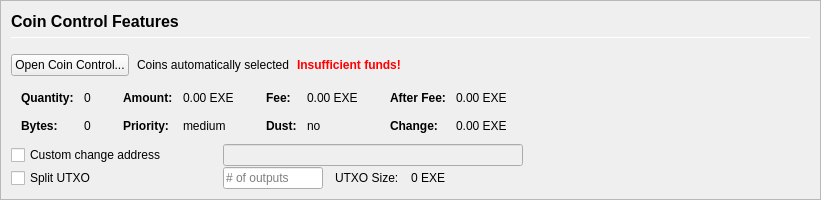
         <widget class="QFrame" name="frameCoinControl">
          <property name="sizePolicy">
           <sizepolicy hsizetype="Expanding" vsizetype="Expanding">
            <horstretch>0</horstretch>
            <verstretch>0</verstretch>
           </sizepolicy>
          </property>
          <property name="maximumSize">
           <size>
            <width>16777215</width>
            <height>16777215</height>
           </size>
          </property>
          <property name="frameShape">
           <enum>QFrame::StyledPanel</enum>
          </property>
          <property name="frameShadow">
           <enum>QFrame::Sunken</enum>
          </property>
          <layout class="QVBoxLayout" name="verticalLayoutCoinControl2">
           <property name="spacing">
            <number>0</number>
           </property>
           <property name="leftMargin">
            <number>0</number>
           </property>
           <property name="topMargin">
            <number>0</number>
           </property>
           <property name="rightMargin">
            <number>0</number>
           </property>
           <property name="bottomMargin">
            <number>0</number>
           </property>
           <item>
            <widget class="QFrame" name="frameCoinControl_BG">
             <layout class="QVBoxLayout" name="verticalLayoutCoinControl" stretch="0,0,0,0,0,0">
              <property name="spacing">
               <number>1</number>
              </property>
              <property name="leftMargin">
               <number>10</number>
              </property>
              <property name="topMargin">
               <number>10</number>
              </property>
              <item>
               <layout class="QHBoxLayout" name="horizontalLayoutCoinControl1">
                <property name="bottomMargin">
                 <number>15</number>
                </property>
                <item>
                 <layout class="QVBoxLayout" name="verticalLayout_3">
                  <property name="spacing">
                   <number>6</number>
                  </property>
                  <item>
                   <widget class="QLabel" name="labelCoinControlFeatures">
                    <property name="sizePolicy">
                     <sizepolicy hsizetype="Preferred" vsizetype="Maximum">
                      <horstretch>0</horstretch>
                      <verstretch>0</verstretch>
                     </sizepolicy>
                    </property>
                    <property name="minimumSize">
                     <size>
                      <width>0</width>
                      <height>20</height>
                     </size>
                    </property>
                    <property name="font">
                     <font>
                      <pointsize>12</pointsize>
                      <weight>75</weight>
                      <bold>true</bold>
                     </font>
                    </property>
                    <property name="styleSheet">
                     <string notr="true">font-weight:bold;</string>
                    </property>
                    <property name="text">
                     <string>Coin Control Features</string>
                    </property>
                   </widget>
                  </item>
                  <item>
                   <widget class="Line" name="line">
                    <property name="minimumSize">
                     <size>
                      <width>0</width>
                      <height>1</height>
                     </size>
                    </property>
                    <property name="maximumSize">
                     <size>
                      <width>16777215</width>
                      <height>1</height>
                     </size>
                    </property>
                    <property name="orientation">
                     <enum>Qt::Horizontal</enum>
                    </property>
                   </widget>
                  </item>
                 </layout>
                </item>
               </layout>
              </item>
              <item>
               <layout class="QHBoxLayout" name="horizontalLayoutCoinControl2" stretch="0,0,0,0">
                <property name="spacing">
                 <number>8</number>
                </property>
                <property name="bottomMargin">
                 <number>10</number>
                </property>
                <item>
                 <widget class="QPushButton" name="pushButtonCoinControl">
                  <property name="styleSheet">
                   <string notr="true"/>
                  </property>
                  <property name="text">
                   <string>Open Coin Control...</string>
                  </property>
                  <property name="autoDefault">
                   <bool>false</bool>
                  </property>
                 </widget>
                </item>
                <item>
                 <widget class="QLabel" name="labelCoinControlAutomaticallySelected">
                  <property name="text">
                   <string>Coins automatically selected</string>
                  </property>
                  <property name="margin">
                   <number>5</number>
                  </property>
                 </widget>
                </item>
                <item>
                 <widget class="QLabel" name="labelCoinControlInsuffFunds">
                  <property name="font">
                   <font>
                    <weight>75</weight>
                    <bold>true</bold>
                   </font>
                  </property>
                  <property name="styleSheet">
                   <string notr="true">color:red;font-weight:bold;</string>
                  </property>
                  <property name="text">
                   <string>Insufficient funds!</string>
                  </property>
                  <property name="margin">
                   <number>5</number>
                  </property>
                 </widget>
                </item>
                <item>
                 <spacer name="horizontalSpacerCoinControl">
                  <property name="orientation">
                   <enum>Qt::Horizontal</enum>
                  </property>
                  <property name="sizeHint" stdset="0">
                   <size>
                    <width>40</width>
                    <height>1</height>
                   </size>
                  </property>
                 </spacer>
                </item>
               </layout>
              </item>
              <item>
               <widget class="QWidget" name="widgetCoinControl" native="true">
                <property name="sizePolicy">
                 <sizepolicy hsizetype="Preferred" vsizetype="Preferred">
                  <horstretch>0</horstretch>
                  <verstretch>0</verstretch>
                 </sizepolicy>
                </property>
                <property name="minimumSize">
                 <size>
                  <width>0</width>
                  <height>0</height>
                 </size>
                </property>
                <property name="styleSheet">
                 <string notr="true"/>
                </property>
                <layout class="QHBoxLayout" name="horizontalLayoutCoinControl5">
                 <property name="leftMargin">
                  <number>0</number>
                 </property>
                 <property name="topMargin">
                  <number>0</number>
                 </property>
                 <property name="rightMargin">
                  <number>0</number>
                 </property>
                 <property name="bottomMargin">
                  <number>0</number>
                 </property>
                 <item>
                  <layout class="QHBoxLayout" name="horizontalLayoutCoinControl3" stretch="0,0,0,1">
                   <property name="spacing">
                    <number>20</number>
                   </property>
                   <property name="topMargin">
                    <number>0</number>
                   </property>
                   <property name="bottomMargin">
                    <number>10</number>
                   </property>
                   <item>
                    <layout class="QFormLayout" name="formLayoutCoinControl1">
                     <property name="horizontalSpacing">
                      <number>10</number>
                     </property>
                     <property name="verticalSpacing">
                      <number>14</number>
                     </property>
                     <property name="leftMargin">
                      <number>10</number>
                     </property>
                     <property name="topMargin">
                      <number>4</number>
                     </property>
                     <property name="rightMargin">
                      <number>6</number>
                     </property>
                     <item row="0" column="0">
                      <widget class="QLabel" name="labelCoinControlQuantityText">
                       <property name="font">
                        <font>
                         <weight>75</weight>
                         <bold>true</bold>
                        </font>
                       </property>
                       <property name="text">
                        <string>Quantity:</string>
                       </property>
                       <property name="margin">
                        <number>0</number>
                       </property>
                      </widget>
                     </item>
                     <item row="0" column="1">
                      <widget class="QLabel" name="labelCoinControlQuantity">
                       <property name="cursor">
                        <cursorShape>IBeamCursor</cursorShape>
                       </property>
                       <property name="contextMenuPolicy">
                        <enum>Qt::ActionsContextMenu</enum>
                       </property>
                       <property name="text">
                        <string notr="true">0</string>
                       </property>
                       <property name="margin">
                        <number>0</number>
                       </property>
                       <property name="textInteractionFlags">
                        <set>Qt::LinksAccessibleByMouse|Qt::TextSelectableByKeyboard|Qt::TextSelectableByMouse</set>
                       </property>
                      </widget>
                     </item>
                     <item row="1" column="0">
                      <widget class="QLabel" name="labelCoinControlBytesText">
                       <property name="font">
                        <font>
                         <weight>75</weight>
                         <bold>true</bold>
                        </font>
                       </property>
                       <property name="text">
                        <string>Bytes:</string>
                       </property>
                      </widget>
                     </item>
                     <item row="1" column="1">
                      <widget class="QLabel" name="labelCoinControlBytes">
                       <property name="cursor">
                        <cursorShape>IBeamCursor</cursorShape>
                       </property>
                       <property name="contextMenuPolicy">
                        <enum>Qt::ActionsContextMenu</enum>
                       </property>
                       <property name="text">
                        <string notr="true">0</string>
                       </property>
                       <property name="textInteractionFlags">
                        <set>Qt::LinksAccessibleByMouse|Qt::TextSelectableByKeyboard|Qt::TextSelectableByMouse</set>
                       </property>
                      </widget>
                     </item>
                    </layout>
                   </item>
                   <item>
                    <layout class="QFormLayout" name="formLayoutCoinControl2">
                     <property name="horizontalSpacing">
                      <number>10</number>
                     </property>
                     <property name="verticalSpacing">
                      <number>14</number>
                     </property>
                     <property name="leftMargin">
                      <number>6</number>
                     </property>
                     <property name="topMargin">
                      <number>4</number>
                     </property>
                     <property name="rightMargin">
                      <number>6</number>
                     </property>
                     <item row="0" column="0">
                      <widget class="QLabel" name="labelCoinControlAmountText">
                       <property name="font">
                        <font>
                         <weight>75</weight>
                         <bold>true</bold>
                        </font>
                       </property>
                       <property name="text">
                        <string>Amount:</string>
                       </property>
                       <property name="margin">
                        <number>0</number>
                       </property>
                      </widget>
                     </item>
                     <item row="0" column="1">
                      <widget class="QLabel" name="labelCoinControlAmount">
                       <property name="cursor">
                        <cursorShape>IBeamCursor</cursorShape>
                       </property>
                       <property name="contextMenuPolicy">
                        <enum>Qt::ActionsContextMenu</enum>
                       </property>
                       <property name="text">
                        <string notr="true">0.00 EXE</string>
                       </property>
                       <property name="textInteractionFlags">
                        <set>Qt::LinksAccessibleByMouse|Qt::TextSelectableByKeyboard|Qt::TextSelectableByMouse</set>
                       </property>
                      </widget>
                     </item>
                     <item row="1" column="0">
                      <widget class="QLabel" name="labelCoinControlPriorityText">
                       <property name="font">
                        <font>
                         <weight>75</weight>
                         <bold>true</bold>
                        </font>
                       </property>
                       <property name="text">
                        <string>Priority:</string>
                       </property>
                      </widget>
                     </item>
                     <item row="1" column="1">
                      <widget class="QLabel" name="labelCoinControlPriority">
                       <property name="cursor">
                        <cursorShape>IBeamCursor</cursorShape>
                       </property>
                       <property name="contextMenuPolicy">
                        <enum>Qt::ActionsContextMenu</enum>
                       </property>
                       <property name="text">
                        <string>medium</string>
                       </property>
                       <property name="textInteractionFlags">
                        <set>Qt::LinksAccessibleByMouse|Qt::TextSelectableByKeyboard|Qt::TextSelectableByMouse</set>
                       </property>
                      </widget>
                     </item>
                    </layout>
                   </item>
                   <item>
                    <layout class="QFormLayout" name="formLayoutCoinControl3">
                     <property name="horizontalSpacing">
                      <number>10</number>
                     </property>
                     <property name="verticalSpacing">
                      <number>14</number>
                     </property>
                     <property name="leftMargin">
                      <number>6</number>
                     </property>
                     <property name="topMargin">
                      <number>4</number>
                     </property>
                     <property name="rightMargin">
                      <number>6</number>
                     </property>
                     <item row="0" column="0">
                      <widget class="QLabel" name="labelCoinControlFeeText">
                       <property name="font">
                        <font>
                         <weight>75</weight>
                         <bold>true</bold>
                        </font>
                       </property>
                       <property name="text">
                        <string>Fee:</string>
                       </property>
                       <property name="margin">
                        <number>0</number>
                       </property>
                      </widget>
                     </item>
                     <item row="0" column="1">
                      <widget class="QLabel" name="labelCoinControlFee">
                       <property name="cursor">
                        <cursorShape>IBeamCursor</cursorShape>
                       </property>
                       <property name="contextMenuPolicy">
                        <enum>Qt::ActionsContextMenu</enum>
                       </property>
                       <property name="text">
                        <string notr="true">0.00 EXE</string>
                       </property>
                       <property name="textInteractionFlags">
                        <set>Qt::LinksAccessibleByMouse|Qt::TextSelectableByKeyboard|Qt::TextSelectableByMouse</set>
                       </property>
                      </widget>
                     </item>
                     <item row="1" column="0">
                      <widget class="QLabel" name="labelCoinControlLowOutputText">
                       <property name="font">
                        <font>
                         <weight>75</weight>
                         <bold>true</bold>
                        </font>
                       </property>
                       <property name="text">
                        <string>Dust:</string>
                       </property>
                      </widget>
                     </item>
                     <item row="1" column="1">
                      <widget class="QLabel" name="labelCoinControlLowOutput">
                       <property name="cursor">
                        <cursorShape>IBeamCursor</cursorShape>
                       </property>
                       <property name="contextMenuPolicy">
                        <enum>Qt::ActionsContextMenu</enum>
                       </property>
                       <property name="text">
                        <string>no</string>
                       </property>
                       <property name="textInteractionFlags">
                        <set>Qt::LinksAccessibleByMouse|Qt::TextSelectableByKeyboard|Qt::TextSelectableByMouse</set>
                       </property>
                      </widget>
                     </item>
                    </layout>
                   </item>
                   <item>
                    <layout class="QFormLayout" name="formLayoutCoinControl4">
                     <property name="horizontalSpacing">
                      <number>10</number>
                     </property>
                     <property name="verticalSpacing">
                      <number>14</number>
                     </property>
                     <property name="leftMargin">
                      <number>6</number>
                     </property>
                     <property name="topMargin">
                      <number>4</number>
                     </property>
                     <property name="rightMargin">
                      <number>6</number>
                     </property>
                     <item row="0" column="0">
                      <widget class="QLabel" name="labelCoinControlAfterFeeText">
                       <property name="font">
                        <font>
                         <weight>75</weight>
                         <bold>true</bold>
                        </font>
                       </property>
                       <property name="text">
                        <string>After Fee:</string>
                       </property>
                       <property name="margin">
                        <number>0</number>
                       </property>
                      </widget>
                     </item>
                     <item row="0" column="1">
                      <widget class="QLabel" name="labelCoinControlAfterFee">
                       <property name="cursor">
                        <cursorShape>IBeamCursor</cursorShape>
                       </property>
                       <property name="contextMenuPolicy">
                        <enum>Qt::ActionsContextMenu</enum>
                       </property>
                       <property name="text">
                        <string notr="true">0.00 EXE</string>
                       </property>
                       <property name="textInteractionFlags">
                        <set>Qt::LinksAccessibleByMouse|Qt::TextSelectableByKeyboard|Qt::TextSelectableByMouse</set>
                       </property>
                      </widget>
                     </item>
                     <item row="1" column="0">
                      <widget class="QLabel" name="labelCoinControlChangeText">
                       <property name="font">
                        <font>
                         <weight>75</weight>
                         <bold>true</bold>
                        </font>
                       </property>
                       <property name="text">
                        <string>Change:</string>
                       </property>
                      </widget>
                     </item>
                     <item row="1" column="1">
                      <widget class="QLabel" name="labelCoinControlChange">
                       <property name="cursor">
                        <cursorShape>IBeamCursor</cursorShape>
                       </property>
                       <property name="contextMenuPolicy">
                        <enum>Qt::ActionsContextMenu</enum>
                       </property>
                       <property name="text">
                        <string notr="true">0.00 EXE</string>
                       </property>
                       <property name="textInteractionFlags">
                        <set>Qt::LinksAccessibleByMouse|Qt::TextSelectableByKeyboard|Qt::TextSelectableByMouse</set>
                       </property>
                      </widget>
                     </item>
                    </layout>
                   </item>
                  </layout>
                 </item>
                </layout>
               </widget>
              </item>
              <item>
               <layout class="QHBoxLayout" name="horizontalLayoutCoinControl4">
                <property name="spacing">
                 <number>12</number>
                </property>
                <property name="sizeConstraint">
                 <enum>QLayout::SetDefaultConstraint</enum>
                </property>
                <property name="topMargin">
                 <number>0</number>
                </property>
                <property name="rightMargin">
                 <number>0</number>
                </property>
                <item>
                 <widget class="QCheckBox" name="checkBoxCoinControlChange">
                  <property name="sizePolicy">
                   <sizepolicy hsizetype="Preferred" vsizetype="Preferred">
                    <horstretch>0</horstretch>
                    <verstretch>0</verstretch>
                   </sizepolicy>
                  </property>
                  <property name="minimumSize">
                   <size>
                    <width>200</width>
                    <height>0</height>
                   </size>
                  </property>
                  <property name="maximumSize">
                   <size>
                    <width>200</width>
                    <height>16777215</height>
                   </size>
                  </property>
                  <property name="toolTip">
                   <string>If this is activated, but the change address is empty or invalid, change will be sent to a newly generated address.</string>
                  </property>
                  <property name="text">
                   <string>Custom change address</string>
                  </property>
                 </widget>
                </item>
                <item>
                 <widget class="QValidatedLineEdit" name="lineEditCoinControlChange">
                  <property name="enabled">
                   <bool>false</bool>
                  </property>
                  <property name="sizePolicy">
                   <sizepolicy hsizetype="Preferred" vsizetype="Preferred">
                    <horstretch>0</horstretch>
                    <verstretch>0</verstretch>
                   </sizepolicy>
                  </property>
                  <property name="minimumSize">
                   <size>
                    <width>300</width>
                    <height>0</height>
                   </size>
                  </property>
                 </widget>
                </item>
                <item>
                 <widget class="QLabel" name="labelCoinControlChangeLabel">
                  <property name="sizePolicy">
                   <sizepolicy hsizetype="Preferred" vsizetype="Preferred">
                    <horstretch>0</horstretch>
                    <verstretch>0</verstretch>
                   </sizepolicy>
                  </property>
                  <property name="minimumSize">
                   <size>
                    <width>100</width>
                    <height>0</height>
                   </size>
                  </property>
                  <property name="text">
                   <string/>
                  </property>
                  <property name="margin">
                   <number>3</number>
                  </property>
                 </widget>
                </item>
               </layout>
              </item>
              <item>
               <layout class="QHBoxLayout" name="horizontalLayoutCoinControl6">
                <property name="spacing">
                 <number>12</number>
                </property>
                <property name="rightMargin">
                 <number>0</number>
                </property>
                <item>
                 <widget class="QCheckBox" name="splitBlockCheckBox">
                  <property name="sizePolicy">
                   <sizepolicy hsizetype="Preferred" vsizetype="Preferred">
                    <horstretch>0</horstretch>
                    <verstretch>0</verstretch>
                   </sizepolicy>
                  </property>
                  <property name="minimumSize">
                   <size>
                    <width>200</width>
                    <height>0</height>
                   </size>
                  </property>
                  <property name="maximumSize">
                   <size>
                    <width>200</width>
                    <height>16777215</height>
                   </size>
                  </property>
                  <property name="text">
                   <string>Split UTXO</string>
                  </property>
                 </widget>
                </item>
                <item>
                 <widget class="QLineEdit" name="splitBlockLineEdit">
                  <property name="sizePolicy">
                   <sizepolicy hsizetype="Preferred" vsizetype="Preferred">
                    <horstretch>50</horstretch>
                    <verstretch>0</verstretch>
                   </sizepolicy>
                  </property>
                  <property name="minimumSize">
                   <size>
                    <width>100</width>
                    <height>0</height>
                   </size>
                  </property>
                  <property name="maximumSize">
                   <size>
                    <width>100</width>
                    <height>16777215</height>
                   </size>
                  </property>
                  <property name="placeholderText">
                   <string># of outputs</string>
                  </property>
                 </widget>
                </item>
                <item>
                 <widget class="QLabel" name="labelBlockSizeText">
                  <property name="text">
                   <string>UTXO Size:</string>
                  </property>
                 </widget>
                </item>
                <item>
                 <widget class="QLabel" name="labelBlockSize">
                  <property name="text">
                   <string>0 EXE</string>
                  </property>
                 </widget>
                </item>
                <item>
                 <spacer name="horizontalSpacer_7">
                  <property name="orientation">
                   <enum>Qt::Horizontal</enum>
                  </property>
                  <property name="sizeHint" stdset="0">
                   <size>
                    <width>40</width>
                    <height>20</height>
                   </size>
                  </property>
                 </spacer>
                </item>
               </layout>
              </item>
              <item>
               <spacer name="verticalSpacerCoinControl">
                <property name="orientation">
                 <enum>Qt::Vertical</enum>
                </property>
                <property name="sizeHint" stdset="0">
                 <size>
                  <width>800</width>
                  <height>1</height>
                 </size>
                </property>
               </spacer>
              </item>
             </layout>
            </widget>
           </item>
          </layout>
         </widget>
